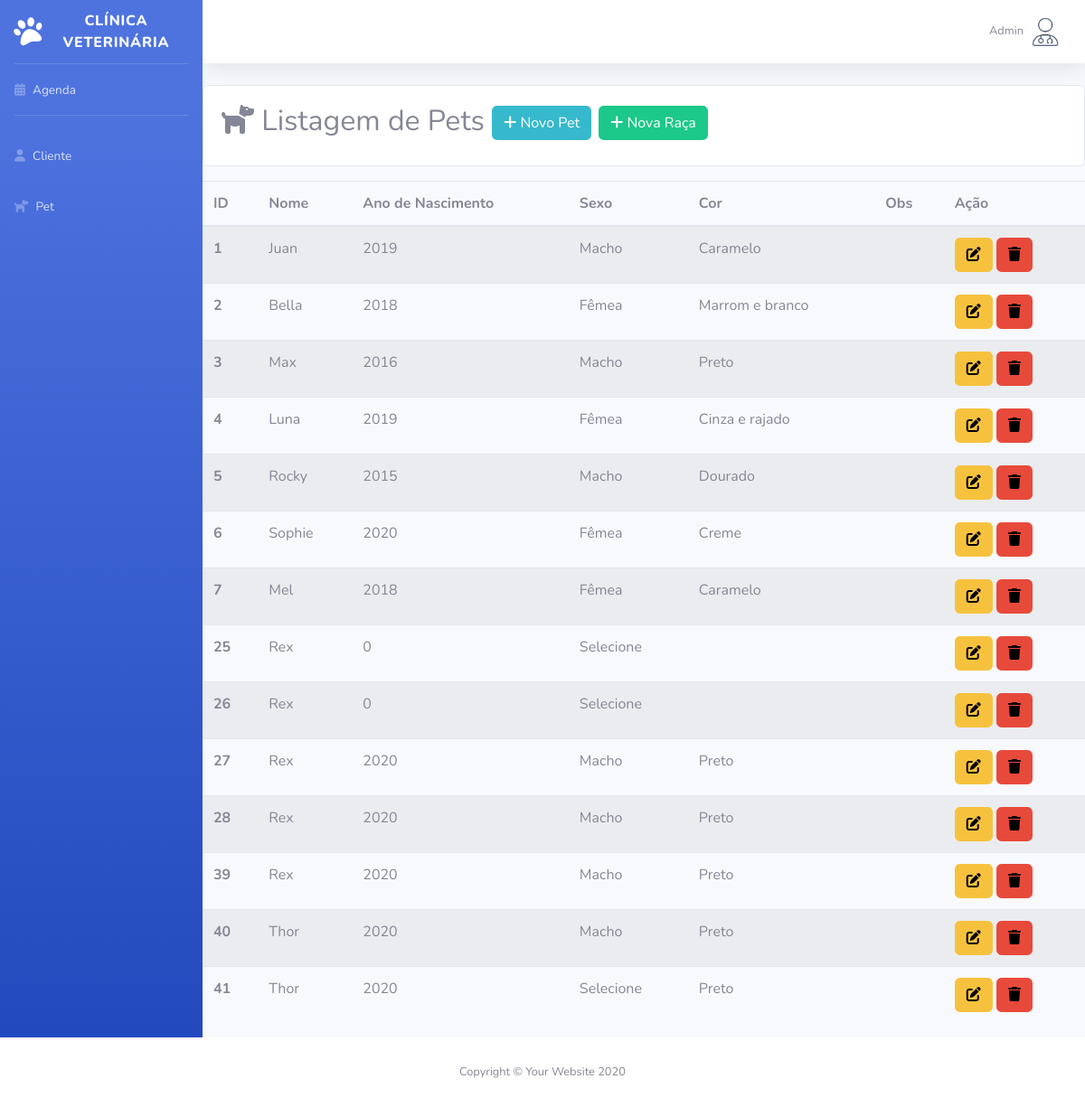
/Sistema/Atendente/listagemPet.php (signed in), run on an earlier commit of the app's database.
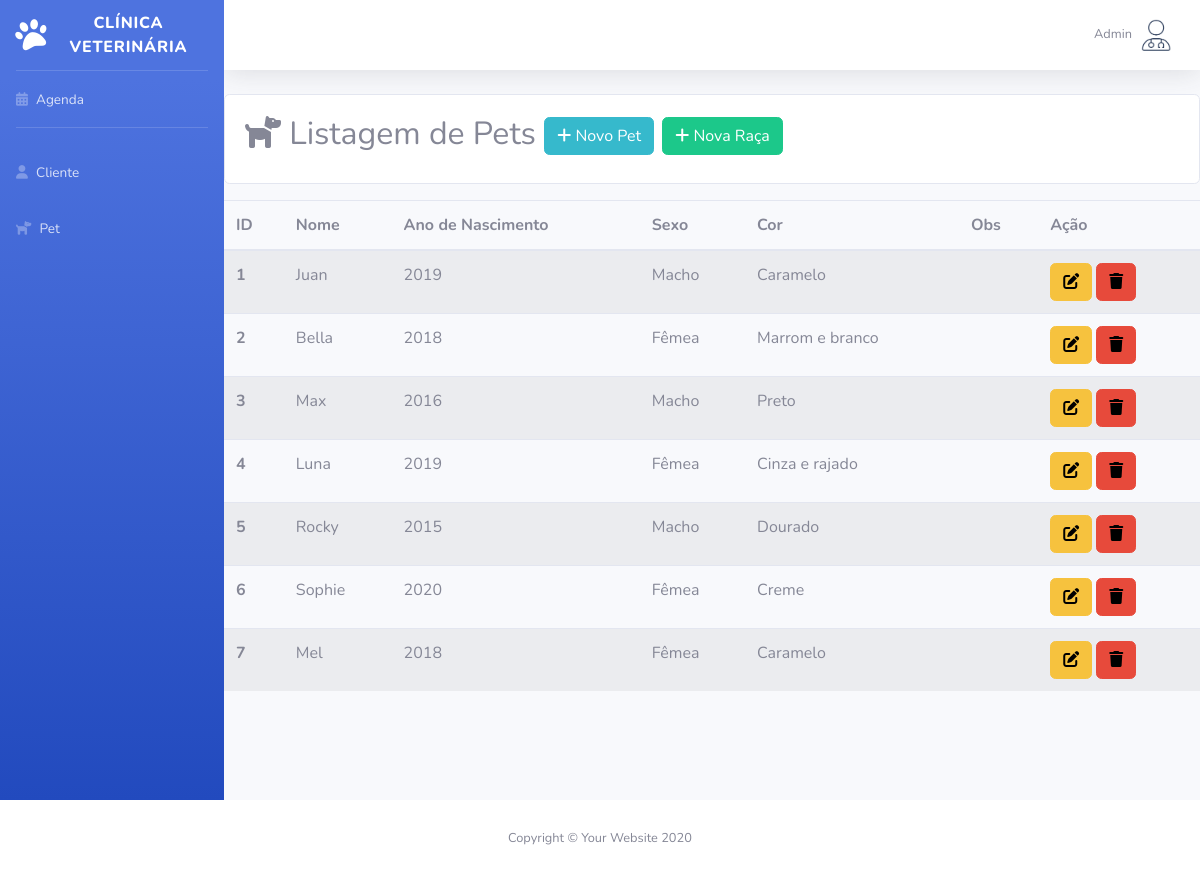
And on a later commit of the database.
### tables this page shows
CREATE TABLE `pet` (
  `id` int(11) NOT NULL,
  `status` varchar(10) NOT NULL,
  `nome` varchar(100) NOT NULL,
  `especie` varchar(50) NOT NULL,
  `anoNascimento` int(11) NOT NULL,
  `sexo` varchar(15) NOT NULL,
  `cor` varchar(50) NOT NULL,
  `obs` varchar(300) DEFAULT NULL,
  `cliente_id` int(11) NOT NULL,
  `raca_id` int(11) DEFAULT NULL
);

### Sistema/Atendente/listagemPet.php (the view, shortened to what this page needs)
<?php
require_once("conexao.php");
$sql = "select * from pet";
$resultado = mysqli_query($conexao, $sql);
?>
<!DOCTYPE html>
<html lang="pt-br">
<head>
    <link href="vendor/fontawesome-free/css/all.min.css" rel="stylesheet" type="text/css">
    <link href="css/sb-admin-2.min.css" rel="stylesheet">
</head>
<body id="page-top">
    <div id="wrapper">
        <?php require_once("sidebarVet.php"); ?>
        <div id="content-wrapper" class="d-flex flex-column">
            <div id="content">
                <?php require_once("topbarVet.php"); ?>
                    <div class="card mt-3 mb-3">
                        <div class="card-body">
                            <h2><i class="fa-solid fa-dog"></i> Listagem de Pets <a
                                        href="cadastroPet.php" class="btn btn-info btn-sn"><i class="fa-solid fa-plus"
                                        style="color: #ffffff;"></i> Novo Pet</a>
                                        <a href="cadastroRaca.php" class="btn btn-success btn-sn"><i class="fa-solid fa-plus"
                                        style="color: #ffffff;"></i> Nova Raça</a>
                                    </h2>
                        </div>
                        </div>
                    <table class="table table-striped table-hover">
                        <thead>
                            <tr>
                                <th scope="col">ID</th>
                                <th scope="col">Nome</th>
                                <th scope="col">Ano de Nascimento</th>
                                <th scope="col">Sexo</th>
                                <th scope="col">Cor</th>
                                <th scope="col">Obs</th>
                                <th scope="col">Ação</th>
                            </tr>
                        </thead>
                        <tbody>
                            <?php while ($linha = mysqli_fetch_array($resultado)) { ?>
                                <tr>
                                    <th scope="row">
                                        <?= $linha['id'] ?>
                                    </th>
                                    <td>
                                        <?= $linha['nome'] ?>
                                    </td>
                                    <td>
                                        <?= $linha['anoNascimento'] ?>
                                    </td>
                                    <td>
                                        <?= $linha['sexo'] ?>
                                    </td>
                                    <td>
                                        <?= $linha['cor'] ?>
                                    </td>
                                    <td>
                                    </td>
                                    <td>
                                        <a href="editarPet.php?id=<?= $linha['id'] ?>" class="btn btn-warning"><i
                                                class="fa-solid fa-pen-to-square" style="color: #000000;"></i></a>
                                        <a href="listagemPet.php?id=<?= $linha['id'] ?>" class="btn btn-danger"
                                            onclick="return confirm('Confirma exclusão?')"><i class="fa-solid fa-trash"
                                                style="color: #000000;"></i></a>
                                    </td>
                                </tr>
                            <?php } ?>
                            </table>
                </div>
                <?php require_once("footer.php"); ?>
</body>
</html>

What changed in the data, as far as the page shows it:
removed pet: id "25", nome "Rex", anoNascimento "0", sexo "Selecione"
removed pet: id "26", nome "Rex", anoNascimento "0", sexo "Selecione"
removed pet: id "27", nome "Rex", anoNascimento "2020", sexo "Macho", cor "Preto"
removed pet: id "28", nome "Rex", anoNascimento "2020", sexo "Macho", cor "Preto"
removed pet: id "39", nome "Rex", anoNascimento "2020", sexo "Macho", cor "Preto"
removed pet: id "40", nome "Thor", anoNascimento "2020", sexo "Macho", cor "Preto"
removed pet: id "41", nome "Thor", anoNascimento "2020", sexo "Selecione", cor "Preto"
